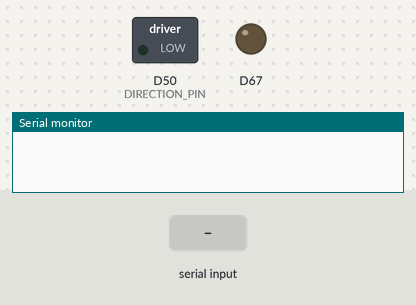
This sketch was run on a simulated Arduino Due. Shown: switched loads named in the sketch (green lamp = pin HIGH), output pins drawn as LEDs (lit = HIGH), the last lines printed to the serial monitor. Inputs (shaded band) come from the test bench.

Above: at 2.8 s.
2.9 s: "90,45\n" received over Serial
At 3.9 s:
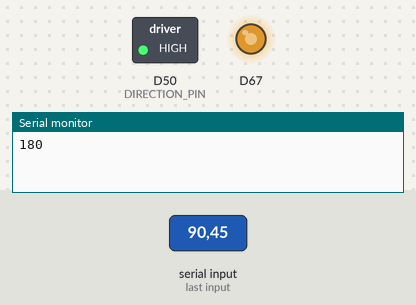
4.5 s: "30,150\n" received over Serial
At 6.1 s:
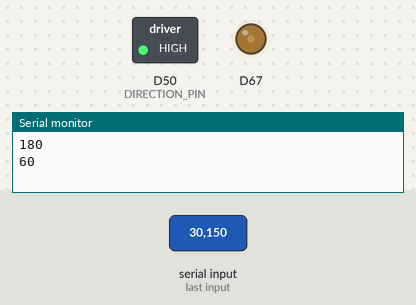
6.6 s: "200\n" received over Serial
At 8.3 s:
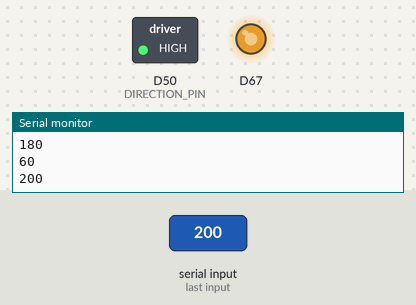
8.6 s: "90\n" received over Serial
At 10.5 s:
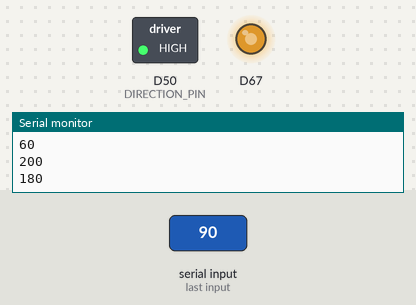
Timing chart, 0 to 11.7 s (numbered marks = the images above; inputs shaded):
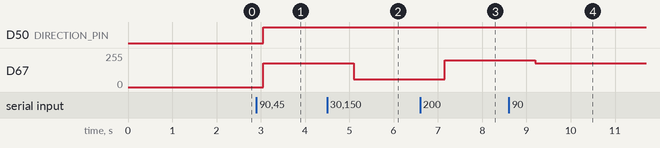

Measured:
- after the input at 2.9 s, D50 (DIRECTION_PIN): LOW → HIGH after 0.15 s; D67: 0/255 → 180/255 after 0.15 s
- after the input at 4.5 s, D67: 180/255 → 60/255 after 0.60 s
- after the input at 6.6 s, D67: 60/255 → 200/255 after 0.55 s
- after the input at 8.6 s, D67: 200/255 → 180/255 after 0.60 s

The sketch:

MotorTest.ino
```cpp
#include "Servo.h"

  Servo myservo;  // create servo object to control a servo
  const int dacPin = DAC1;  // Pin 2 op de Arduino Due is een echte DAC
  int outputValue = 0;    // Variabele om de waarde van de DAC uit te sturen (0-4095)
  const int DIRECTION_PIN = 50;
  const int min = -200;
  const int max = 200;


void setup() {
  pinMode(DIRECTION_PIN, OUTPUT);
  //pinMode(DIRECTION_PIN, HIGH);
  Serial.begin(9600); // Corrected to Serial
  while (!Serial) { ; } // Wait for Serial to initialize
  Serial.setTimeout(50);
  analogWrite(dacPin, 0);
}

void loop() {
  if(Serial.available() > 0){
    int serialInput = Serial.readString().toInt() * 2;
    if(serialInput > max){
      serialInput = max;
    }
    if(serialInput < min){
      serialInput = min;
    }
    if(serialInput < 0){
      digitalWrite(DIRECTION_PIN, LOW);
    }else{
      digitalWrite(DIRECTION_PIN, HIGH);
    }
    analogWrite(dacPin, abs(serialInput));
    Serial.println(serialInput);
  }
  delay(1000);  // Wacht 1 seconde voordat de waarde opnieuw stijgt
}
```
